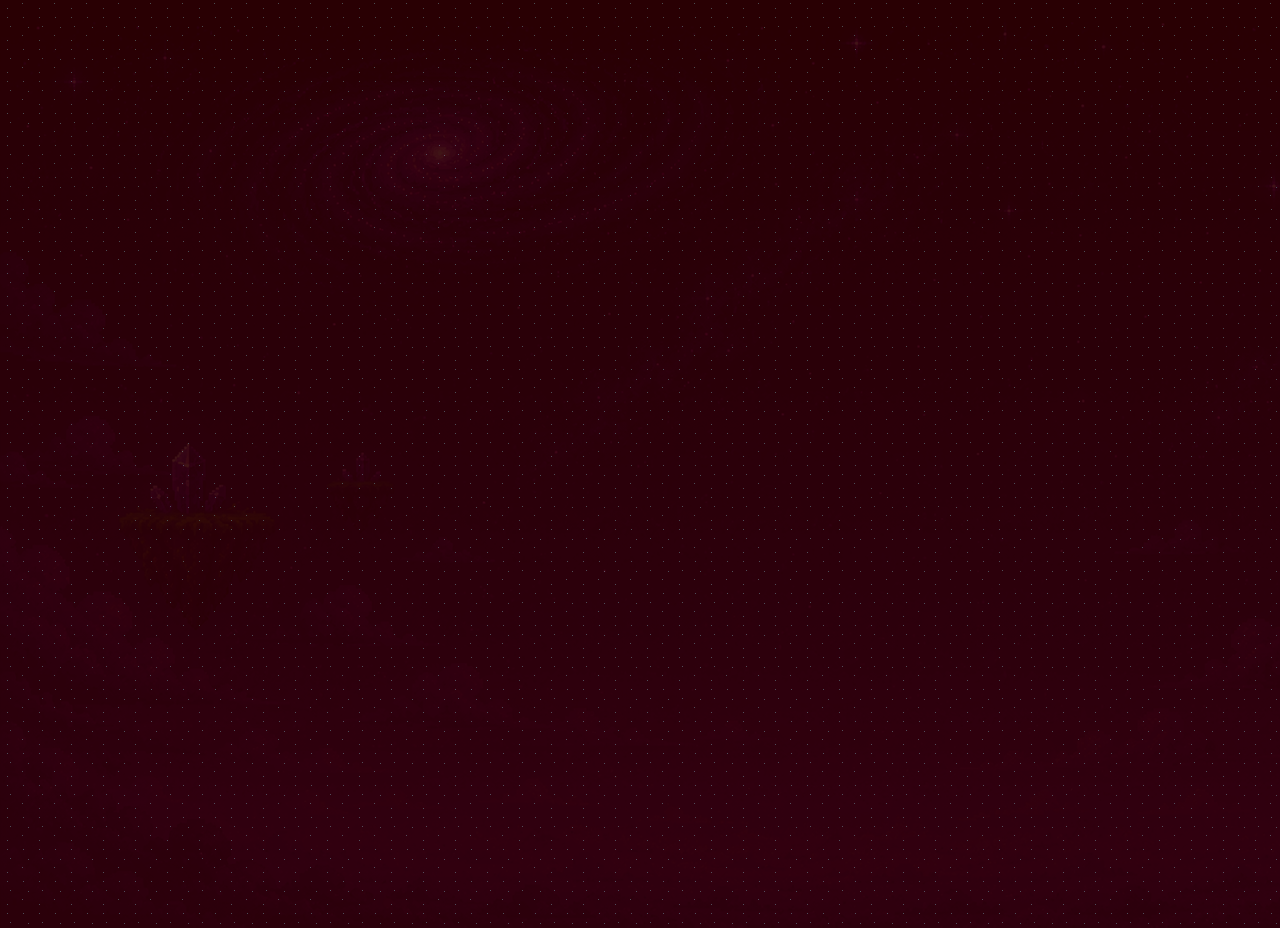

Rendered tile map (Tiled .tmx) drawn with the repository's tilesets; below, a short description and the full map source, tile grids included:
An orthogonal 40x29 tile map with 32x32 px tiles, 3 tile layers (bg, bg_decoration, solids), 35 tilesets, 1 image layer.

<map version="1.10" tiledversion="1.11.2" orientation="orthogonal" renderorder="right-down" width="40" height="29" tilewidth="32" tileheight="32" infinite="0" nextlayerid="12" nextobjectid="294">
 <editorsettings>
  <export format="json" />
 </editorsettings>
 <tileset firstgid="1" name="grass" tilewidth="32" tileheight="32" tilecount="1" columns="1">
  <image source="../assets/spritesheets/grass.png" width="32" height="32" />
  <tile id="0">
   <properties>
    <property name="collider" type="bool" value="true" />
   </properties>
  </tile>
 </tileset>
 <tileset firstgid="2" name="bricks" tilewidth="32" tileheight="32" tilecount="1" columns="1">
  <image source="../assets/spritesheets/bricks.png" width="32" height="32" />
  <tile id="0">
   <properties>
    <property name="collider" type="bool" value="true" />
   </properties>
  </tile>
 </tileset>
 <tileset firstgid="3" name="black" tilewidth="32" tileheight="32" tilecount="1" columns="1">
  <image source="../assets/spritesheets/black.png" width="32" height="32" />
 </tileset>
 <tileset firstgid="4" name="still-hero (2)" tilewidth="32" tileheight="32" tilecount="4" columns="2">
  <image source="../assets/spritesheets/still-hero (2).png" width="64" height="64" />
 </tileset>
 <tileset firstgid="8" name="green-flag" tilewidth="32" tileheight="32" tilecount="1" columns="1">
  <image source="../assets/spritesheets/green-flag.png" width="32" height="32" />
 </tileset>
 <tileset firstgid="9" name="lava-roxa-animated" tilewidth="32" tileheight="32" tilecount="4" columns="2">
  <image source="../assets/spritesheets/lava-roxa-animated.png" width="64" height="64" />
  <tile id="0">
   <properties>
    <property name="collider" type="bool" value="true" />
    <property name="jump_back_to_checkpoint" type="bool" value="true" />
   </properties>
  </tile>
  <tile id="1">
   <properties>
    <property name="collider" type="bool" value="true" />
    <property name="jump_back_to_checkpoint" type="bool" value="true" />
   </properties>
  </tile>
  <tile id="2">
   <properties>
    <property name="collider" type="bool" value="true" />
    <property name="jump_back_to_checkpoint" type="bool" value="true" />
   </properties>
  </tile>
  <tile id="3">
   <properties>
    <property name="collider" type="bool" value="true" />
    <property name="jump_back_to_checkpoint" type="bool" value="true" />
   </properties>
   <animation>
    <frame tileid="0" duration="200" />
    <frame tileid="1" duration="200" />
    <frame tileid="2" duration="200" />
    <frame tileid="3" duration="200" />
   </animation>
  </tile>
 </tileset>
 <tileset firstgid="13" name="grass-with-barrier" tilewidth="32" tileheight="32" tilecount="1" columns="1">
  <properties>
   <property name="collider" type="bool" value="true" />
  </properties>
  <image source="../assets/spritesheets/grass-with-barrier.png" width="32" height="32" />
  <tile id="0">
   <properties>
    <property name="collider" type="bool" value="true" />
   </properties>
  </tile>
 </tileset>
 <tileset firstgid="14" name="abstract-blue" tilewidth="32" tileheight="32" tilecount="1" columns="1">
  <image source="../assets/spritesheets/abstract-blue.png" width="32" height="32" />
 </tileset>
 <tileset firstgid="15" name="lava-bubbles-4fps" tilewidth="32" tileheight="32" tilecount="4" columns="2">
  <image source="../assets/spritesheets/lava-bubbles-4fps.png" width="64" height="64" />
 </tileset>
 <tileset firstgid="19" name="abstract-smooth-blue" tilewidth="32" tileheight="32" tilecount="1" columns="1">
  <image source="../assets/spritesheets/abstract-smooth-blue.png" width="32" height="32" />
 </tileset>
 <tileset firstgid="20" name="yellow-star-animated" tilewidth="32" tileheight="32" tilecount="9" columns="3">
  <image source="../assets/spritesheets/yellow-star-animated.png" width="96" height="96" />
 </tileset>
 <tileset firstgid="29" name="blue-bricks2" tilewidth="32" tileheight="32" tilecount="1" columns="1">
  <image source="../assets/spritesheets/blue-bricks2.png" width="32" height="32" />
 </tileset>
 <tileset firstgid="30" name="agua" tilewidth="32" tileheight="32" tilecount="1" columns="1">
  <image source="../assets/spritesheets/agua.png" width="32" height="32" />
 </tileset>
 <tileset firstgid="31" name="dark-bricks-fuzzy-shades-melted" tilewidth="32" tileheight="32" tilecount="1" columns="1">
  <image source="../assets/spritesheets/dark-bricks-fuzzy-shades-melted.png" width="32" height="32" />
 </tileset>
 <tileset firstgid="32" name="trampoline-thick" tilewidth="32" tileheight="32" tilecount="1" columns="1">
  <image source="../assets/spritesheets/trampoline-thick.png" width="32" height="32" />
 </tileset>
 <tileset firstgid="33" name="grama noturna" tilewidth="32" tileheight="32" tilecount="1" columns="1">
  <image source="../assets/spritesheets/grama noturna.png" width="32" height="32" />
 </tileset>
 <tileset firstgid="34" name="gray-bricks" tilewidth="32" tileheight="32" tilecount="1" columns="1">
  <image source="../assets/spritesheets/gray-bricks.png" width="32" height="32" />
 </tileset>
 <tileset firstgid="35" name="green-bricks" tilewidth="32" tileheight="32" tilecount="1" columns="1">
  <image source="../assets/spritesheets/green-bricks.png" width="32" height="32" />
 </tileset>
 <tileset firstgid="36" name="sapo-verde-6fps" tilewidth="32" tileheight="32" tilecount="6" columns="2">
  <image source="../assets/spritesheets/sapo-verde-6fps.png" width="64" height="96" />
 </tileset>
 <tileset firstgid="42" name="sapo-tomate-6fps" tilewidth="32" tileheight="32" tilecount="6" columns="2">
  <image source="../assets/spritesheets/sapo-tomate-6fps.png" width="64" height="96" />
 </tileset>
 <tileset firstgid="48" name="mushroom-purple" tilewidth="32" tileheight="32" tilecount="1" columns="1">
  <image source="../assets/spritesheets/mushroom-purple.png" width="32" height="32" />
 </tileset>
 <tileset firstgid="49" name="1up" tilewidth="32" tileheight="32" tilecount="1" columns="1">
  <image source="../assets/spritesheets/1up.png" width="32" height="32" />
 </tileset>
 <tileset firstgid="50" name="1up-animated-4fps" tilewidth="32" tileheight="32" tilecount="6" columns="2">
  <image source="../assets/spritesheets/1up-animated-4fps.png" width="64" height="96" />
 </tileset>
 <tileset firstgid="56" name="Areia" tilewidth="32" tileheight="32" tilecount="1" columns="1">
  <image source="../assets/spritesheets/Areia.png" width="32" height="32" />
 </tileset>
 <tileset firstgid="57" name="Cavalo marinho" tilewidth="32" tileheight="32" tilecount="6" columns="2">
  <image source="../assets/spritesheets/Cavalo marinho.png" width="64" height="96" />
 </tileset>
 <tileset firstgid="63" name="nuvem-continuacao" tilewidth="32" tileheight="32" tilecount="1" columns="1">
  <image source="../assets/spritesheets/nuvem-continuacao.png" width="32" height="32" />
 </tileset>
 <tileset firstgid="64" name="nuvem-sorriso" tilewidth="32" tileheight="32" tilecount="1" columns="1">
  <image source="../assets/spritesheets/nuvem-sorriso.png" width="32" height="32" />
 </tileset>
 <tileset firstgid="65" name="nuvemzita" tilewidth="32" tileheight="32" tilecount="1" columns="1">
  <image source="../assets/spritesheets/nuvemzita.png" width="32" height="32" />
 </tileset>
 <tileset firstgid="66" name="ceu-azul-medio" tilewidth="32" tileheight="32" tilecount="1" columns="1">
  <image source="../assets/spritesheets/ceu-azul-medio.png" width="32" height="32" />
 </tileset>
 <tileset firstgid="67" name="setas-velocidade" tilewidth="32" tileheight="32" tilecount="1" columns="1">
  <image source="../assets/spritesheets/setas-velocidade.png" width="32" height="32" />
 </tileset>
 <tileset firstgid="68" name="fg_dec_grass_random_frame_grass" tilewidth="32" tileheight="32" tilecount="6" columns="2">
  <image source="../assets/spritesheets/fg_dec_grass_random_frame_grass.png" width="64" height="96" />
 </tileset>
 <tileset firstgid="74" name="Boneco-14fps" tilewidth="32" tileheight="32" tilecount="9" columns="3">
  <image source="../assets/spritesheets/Boneco-14fps.png" width="96" height="96" />
 </tileset>
 <tileset firstgid="83" name="octopus" tilewidth="32" tileheight="32" tilecount="1" columns="1">
  <image source="../assets/spritesheets/octopus.png" width="32" height="32" />
 </tileset>
 <tileset firstgid="84" name="green-flag" tilewidth="32" tileheight="32" tilecount="1" columns="1">
  <image source="../assets/spritesheets/green-flag.png" width="32" height="32" />
 </tileset>
 <tileset firstgid="85" name="starry-red-sky" tilewidth="32" tileheight="32" tilecount="1" columns="1">
  <image source="../assets/spritesheets/starry-red-sky.png" width="32" height="32" />
 </tileset>
 <imagelayer id="11" name="bg_image_static" opacity="0.5" tintcolor="#ff7b7b">
  <image source="../assets/spritesheets/level-backgrounds/background1.png" width="1672" height="941" />
 </imagelayer>
 <layer id="3" name="bg" width="40" height="29" opacity="0.3">
  <data encoding="csv">
85,85,85,85,85,85,85,85,85,85,85,85,85,85,85,85,85,85,85,85,85,85,85,85,85,85,85,85,85,85,85,85,85,85,85,85,85,85,85,85,
85,85,85,85,85,85,85,85,85,85,85,85,85,85,85,85,85,85,85,85,85,85,85,85,85,85,85,85,85,85,85,85,85,85,85,85,85,85,85,85,
85,85,85,85,85,85,85,85,85,85,85,85,85,85,85,85,85,85,85,85,85,85,85,85,85,85,85,85,85,85,85,85,85,85,85,85,85,85,85,85,
85,85,85,85,85,85,85,85,85,85,85,85,85,85,85,85,85,85,85,85,85,85,85,85,85,85,85,85,85,85,85,85,85,85,85,85,85,85,85,85,
85,85,85,85,85,85,85,85,85,85,85,85,85,85,85,85,85,85,85,85,85,85,85,85,85,85,85,85,85,85,85,85,85,85,85,85,85,85,85,85,
85,85,85,85,85,85,85,85,85,85,85,85,85,85,85,85,85,85,85,85,85,85,85,85,85,85,85,85,85,85,85,85,85,85,85,85,85,85,85,85,
85,85,85,85,85,85,85,85,85,85,85,85,85,85,85,85,85,85,85,85,85,85,85,85,85,85,85,85,85,85,85,85,85,85,85,85,85,85,85,85,
85,85,85,85,85,85,85,85,85,85,85,85,85,85,85,85,85,85,85,85,85,85,85,85,85,85,85,85,85,85,85,85,85,85,85,85,85,85,85,85,
85,85,85,85,85,85,85,85,85,85,85,85,85,85,85,85,85,85,85,85,85,85,85,85,85,85,85,85,85,85,85,85,85,85,85,85,85,85,85,85,
85,85,85,85,85,85,85,85,85,85,85,85,85,85,85,85,85,85,85,85,85,85,85,85,85,85,85,85,85,85,85,85,85,85,85,85,85,85,85,85,
85,85,85,85,85,85,85,85,85,85,85,85,85,85,85,85,85,85,85,85,85,85,85,85,85,85,85,85,85,85,85,85,85,85,85,85,85,85,85,85,
85,85,85,85,85,85,85,85,85,85,85,85,85,85,85,85,85,85,85,85,85,85,85,85,85,85,85,85,85,85,85,85,85,85,85,85,85,85,85,85,
85,85,85,85,85,85,85,85,85,85,85,85,85,85,85,85,85,85,85,85,85,85,85,85,85,85,85,85,85,85,85,85,85,85,85,85,85,85,85,85,
85,85,85,85,85,85,85,85,85,85,85,85,85,85,85,85,85,85,85,85,85,85,85,85,85,85,85,85,85,85,85,85,85,85,85,85,85,85,85,85,
85,85,85,85,85,85,85,85,85,85,85,85,85,85,85,85,85,85,85,85,85,85,85,85,85,85,85,85,85,85,85,85,85,85,85,85,85,85,85,85,
85,85,85,85,85,85,85,85,85,85,85,85,85,85,85,85,85,85,85,85,85,85,85,85,85,85,85,85,85,85,85,85,85,85,85,85,85,85,85,85,
85,85,85,85,85,85,85,85,85,85,85,85,85,85,85,85,85,85,85,85,85,85,85,85,85,85,85,85,85,85,85,85,85,85,85,85,85,85,85,85,
85,85,85,85,85,85,85,85,85,85,85,85,85,85,85,85,85,85,85,85,85,85,85,85,85,85,85,85,85,85,85,85,85,85,85,85,85,85,85,85,
85,85,85,85,85,85,85,85,85,85,85,85,85,85,85,85,85,85,85,85,85,85,85,85,85,85,85,85,85,85,85,85,85,85,85,85,85,85,85,85,
85,85,85,85,85,85,85,85,85,85,85,85,85,85,85,85,85,85,85,85,85,85,85,85,85,85,85,85,85,85,85,85,85,85,85,85,85,85,85,85,
85,85,85,85,85,85,85,85,85,85,85,85,85,85,85,85,85,85,85,85,85,85,85,85,85,85,85,85,85,85,85,85,85,85,85,85,85,85,85,85,
85,85,85,85,85,85,85,85,85,85,85,85,85,85,85,85,85,85,85,85,85,85,85,85,85,85,85,85,85,85,85,85,85,85,85,85,85,85,85,85,
85,85,85,85,85,85,85,85,85,85,85,85,85,85,85,85,85,85,85,85,85,85,85,85,85,85,85,85,85,85,85,85,85,85,85,85,85,85,85,85,
85,85,85,85,85,85,85,85,85,85,85,85,85,85,85,85,85,85,85,85,85,85,85,85,85,85,85,85,85,85,85,85,85,85,85,85,85,85,85,85,
85,85,85,85,85,85,85,85,85,85,85,85,85,85,85,85,85,85,85,85,85,85,85,85,85,85,85,85,85,85,85,85,85,85,85,85,85,85,85,85,
85,85,85,85,85,85,85,85,85,85,85,85,85,85,85,85,85,85,85,85,85,85,85,85,85,85,85,85,85,85,85,85,85,85,85,85,85,85,85,85,
85,85,85,85,85,85,85,85,85,85,85,85,85,85,85,85,85,85,85,85,85,85,85,85,85,85,85,85,85,85,85,85,85,85,85,85,85,85,85,85,
85,85,85,85,85,85,85,85,85,85,85,85,85,85,85,85,85,85,85,85,85,85,85,85,85,85,85,85,85,85,85,85,85,85,85,85,85,85,85,85,
85,85,85,85,85,85,85,85,85,85,85,85,85,85,85,85,85,85,85,85,85,85,85,85,85,85,85,85,85,85,85,85,85,85,85,85,85,85,85,85
</data>
 </layer>
 <layer id="9" name="bg_decoration" width="40" height="29">
  <data encoding="csv">
0,0,0,0,0,0,0,0,0,0,0,0,0,0,0,0,0,0,0,0,0,0,0,0,0,0,0,0,0,0,0,0,0,0,0,0,0,0,0,0,
0,0,0,0,0,0,0,0,0,0,0,0,0,0,0,0,0,0,0,0,0,0,0,0,0,0,0,0,0,0,0,0,0,0,0,0,0,0,0,0,
0,0,0,0,0,0,0,0,0,0,0,0,0,0,0,0,0,0,0,0,0,0,0,0,0,0,0,0,0,0,0,0,0,0,0,0,0,0,0,0,
0,0,0,0,0,0,0,0,0,0,0,0,0,0,0,0,0,0,0,0,0,0,0,0,0,0,0,0,0,0,0,0,0,0,0,0,0,0,0,0,
0,0,0,0,0,0,0,0,0,0,0,0,0,0,0,0,0,0,0,0,0,0,0,0,0,0,0,0,0,0,0,0,0,0,0,0,0,0,0,0,
0,0,0,0,0,0,0,0,0,0,0,0,0,0,0,0,0,0,0,0,0,0,0,0,0,0,0,0,0,0,0,0,0,0,0,0,0,0,0,0,
0,0,0,0,0,0,0,0,0,0,0,0,0,0,0,0,0,0,0,0,0,0,0,0,0,0,0,0,0,0,0,0,0,0,0,0,0,0,0,0,
0,0,0,0,0,0,0,0,0,0,0,0,0,0,0,0,0,0,0,0,0,0,0,0,0,0,0,0,0,0,0,0,0,0,0,0,0,0,0,0,
0,0,0,0,0,0,0,0,0,0,0,0,0,0,0,0,0,0,0,0,0,0,0,0,0,0,0,0,0,0,0,0,0,0,0,0,0,0,0,0,
0,0,0,0,0,0,0,0,0,0,0,0,0,0,0,0,0,0,0,0,0,0,0,0,0,0,0,0,0,0,0,0,0,0,0,0,0,0,0,0,
0,0,0,0,0,0,0,0,0,0,0,0,0,0,0,0,0,0,0,0,0,0,0,0,0,0,0,0,0,0,0,0,0,0,0,0,0,0,0,0,
0,0,0,0,0,0,0,0,0,0,0,0,0,0,0,0,0,0,0,0,0,0,0,0,0,0,0,0,0,0,0,0,0,0,0,0,0,0,0,0,
0,0,0,0,0,0,0,0,0,0,0,0,0,0,0,0,0,0,0,0,0,0,0,0,0,0,0,0,0,0,0,0,0,0,0,0,0,0,0,0,
0,0,0,0,0,0,0,0,0,0,0,0,0,0,0,0,0,0,0,0,0,0,0,0,0,0,0,0,0,0,0,0,0,0,0,0,0,0,0,0,
0,0,0,0,0,0,0,0,0,0,0,0,0,0,0,0,0,0,0,0,0,0,0,0,0,0,0,0,0,0,0,0,0,0,0,0,0,0,0,0,
0,0,0,0,0,0,0,0,0,0,0,0,0,0,0,0,0,0,0,0,0,0,0,0,0,0,0,0,0,0,0,0,0,0,0,0,0,0,0,0,
0,0,0,0,0,0,0,0,0,0,0,0,0,0,0,0,0,0,0,0,0,0,0,0,0,0,0,0,0,0,0,0,0,0,0,0,0,0,0,0,
0,0,0,0,0,0,0,0,0,0,0,0,0,0,0,0,0,0,0,0,0,0,0,0,0,0,0,0,0,0,0,0,0,0,0,0,0,0,0,0,
0,0,0,0,0,0,0,0,0,0,0,0,0,0,0,0,0,0,0,0,0,0,0,0,0,0,0,0,0,0,0,0,0,0,0,0,0,0,0,0,
0,0,0,0,0,0,0,0,0,0,0,0,0,0,0,0,0,0,0,0,0,0,0,0,0,0,0,0,0,0,0,0,0,0,0,0,0,0,0,0,
0,0,0,0,0,0,0,0,0,0,0,0,0,0,0,0,0,0,0,0,0,0,0,0,0,0,0,0,0,0,0,0,0,0,0,0,0,0,0,0,
0,0,0,0,0,0,0,0,0,0,0,0,0,0,0,0,0,0,0,0,0,0,0,0,0,0,0,0,0,0,0,0,0,0,0,0,0,0,0,0,
0,0,0,0,0,0,0,0,0,0,0,0,0,0,0,0,0,0,0,0,0,0,0,0,0,0,0,0,0,0,0,0,0,0,0,0,0,0,0,0,
0,0,0,0,0,0,0,0,0,0,0,0,0,0,0,0,0,0,0,0,0,0,0,0,0,0,0,0,0,0,0,0,0,0,0,0,0,0,0,0,
0,0,0,0,0,0,0,0,0,0,0,0,0,0,0,0,0,0,0,0,0,0,0,0,0,0,0,0,0,0,0,0,0,0,0,0,0,0,0,0,
0,0,0,0,0,0,0,0,0,0,0,0,0,0,0,0,0,0,0,0,0,0,0,0,0,0,0,0,0,0,0,0,0,0,0,0,0,0,0,0,
0,0,0,0,0,0,0,0,0,0,0,0,0,0,0,0,0,0,0,0,0,0,0,0,0,0,0,0,0,0,0,0,0,0,0,0,0,0,0,0,
0,0,0,0,0,0,0,0,0,0,0,0,0,0,0,0,0,0,0,0,0,0,0,0,0,0,0,0,0,0,0,0,0,0,0,0,0,0,0,0,
0,0,0,0,0,0,0,0,0,0,0,0,0,0,0,0,0,0,0,0,0,0,0,0,0,0,0,0,0,0,0,0,0,0,0,0,0,0,0,0
</data>
 </layer>
 <layer id="5" name="solids" width="40" height="29">
  <data encoding="csv">
0,0,0,0,0,0,0,0,0,0,0,0,0,0,0,0,0,0,0,0,0,0,0,0,0,0,0,0,0,0,0,0,0,0,0,0,0,0,0,0,
0,0,0,0,0,0,0,0,0,0,0,0,0,0,0,0,0,0,0,0,0,0,0,0,0,0,0,0,0,0,0,0,0,0,0,0,0,0,0,0,
0,0,0,0,0,0,0,0,0,0,0,0,0,0,0,0,0,0,0,0,0,0,0,0,0,0,0,0,0,0,0,0,0,0,0,0,0,0,0,0,
0,0,0,0,0,0,0,0,0,0,0,0,0,0,0,0,0,0,0,0,0,0,0,0,0,0,0,0,0,0,0,0,0,0,0,0,0,0,0,0,
0,0,0,0,0,0,0,0,0,0,0,0,0,0,0,0,0,0,0,0,0,0,0,0,0,0,0,0,0,0,0,0,0,0,0,0,0,0,0,0,
0,0,0,0,0,0,0,0,0,0,0,0,0,0,0,0,0,0,0,0,0,0,0,0,0,0,0,0,0,0,0,0,0,0,0,0,0,0,0,0,
0,0,0,0,0,0,0,0,0,0,0,0,0,0,0,0,0,0,0,0,0,0,0,0,0,0,0,0,0,0,0,0,0,0,0,0,0,0,0,0,
0,0,0,0,0,0,0,0,0,0,0,0,0,0,0,0,0,0,0,0,0,0,0,0,0,0,0,0,0,0,0,0,0,0,0,0,0,0,0,0,
0,0,0,0,0,0,0,0,0,0,0,0,0,0,0,0,0,0,0,0,0,0,0,0,0,0,0,0,0,0,0,0,0,0,0,0,0,0,0,0,
0,0,0,0,0,0,0,0,0,0,0,0,0,0,0,0,0,0,0,0,0,0,0,0,0,0,0,0,0,0,0,0,0,0,0,0,0,0,0,0,
0,0,0,0,0,0,0,0,0,0,0,0,0,0,0,0,0,0,0,0,0,0,0,0,0,0,0,0,0,0,0,0,0,0,0,0,0,0,0,0,
0,0,0,0,0,0,0,0,0,0,0,0,0,0,0,0,0,0,0,0,0,0,0,0,0,0,0,0,0,0,0,0,0,0,0,0,0,0,0,0,
0,0,0,0,0,0,0,0,0,0,0,0,0,0,0,0,0,0,0,0,0,0,0,0,0,0,0,0,0,0,0,0,0,0,0,0,0,0,0,0,
0,0,0,0,0,0,0,0,0,0,0,0,0,0,0,0,0,0,0,0,0,0,0,0,0,0,0,0,0,0,0,0,0,0,0,0,0,0,0,0,
0,0,0,0,0,0,0,0,0,0,0,0,0,0,0,0,0,0,0,0,0,0,0,0,0,0,0,0,0,0,0,0,0,0,0,0,0,0,0,0,
0,0,0,0,0,0,0,0,0,0,0,0,0,0,0,0,0,0,0,0,0,0,0,0,0,0,0,0,0,0,0,0,0,0,0,0,0,0,0,0,
0,0,0,0,0,0,0,0,0,0,0,0,0,0,0,0,0,0,0,0,0,0,0,0,0,0,0,0,0,0,0,0,0,0,0,0,0,0,0,0,
0,0,0,0,0,0,0,0,0,0,0,0,0,0,0,0,0,0,0,0,0,0,0,0,0,0,0,0,0,0,0,0,0,0,0,0,0,0,0,0,
0,0,0,0,0,0,0,0,0,0,0,0,0,0,0,0,0,0,0,0,0,0,0,0,0,0,0,0,0,0,0,0,0,0,0,0,0,0,0,0,
0,0,0,0,0,0,0,0,0,0,0,0,0,0,0,0,0,0,0,0,0,0,0,0,0,0,0,0,0,0,0,0,0,0,0,0,0,0,0,0,
0,0,0,0,0,0,0,0,0,0,0,0,0,0,0,0,0,0,0,0,0,0,0,0,0,0,0,0,0,0,0,0,0,0,0,0,0,0,0,0,
0,0,0,0,0,0,0,0,0,0,0,0,0,0,0,0,0,0,0,0,0,0,0,0,0,0,0,0,0,0,0,0,0,0,0,0,0,0,0,0,
0,0,0,0,0,0,0,0,0,0,0,0,0,0,0,0,0,0,0,0,0,0,0,0,0,0,0,0,0,0,0,0,0,0,0,0,0,0,0,0,
0,0,0,0,0,0,0,0,0,0,0,0,0,0,0,0,0,0,0,0,0,0,0,0,0,0,0,0,0,0,0,0,0,0,0,0,0,0,0,0,
0,0,0,0,0,0,0,0,0,0,0,0,0,0,0,0,0,0,0,0,0,0,0,0,0,0,0,0,0,0,0,0,0,0,0,0,0,0,0,0,
0,0,0,0,0,0,0,0,0,0,0,0,0,0,0,0,0,0,0,0,0,0,0,0,0,0,0,0,0,0,0,0,0,0,0,0,0,0,0,0,
0,0,0,0,0,0,0,0,0,0,0,0,0,0,0,0,0,0,0,0,0,0,0,0,0,0,0,0,0,0,0,0,0,0,0,0,0,0,0,0,
0,0,0,0,0,0,0,0,0,0,0,0,0,0,0,0,0,0,0,0,0,0,0,0,0,0,0,0,0,0,0,0,0,0,0,0,0,0,0,0,
0,0,0,0,0,0,0,0,0,0,0,0,0,0,0,0,0,0,0,0,0,0,0,0,0,0,0,0,0,0,0,0,0,0,0,0,0,0,0,0
</data>
 </layer>
 <objectgroup id="10" name="water-zone" />
 <objectgroup id="8" name="objects" />
</map>
